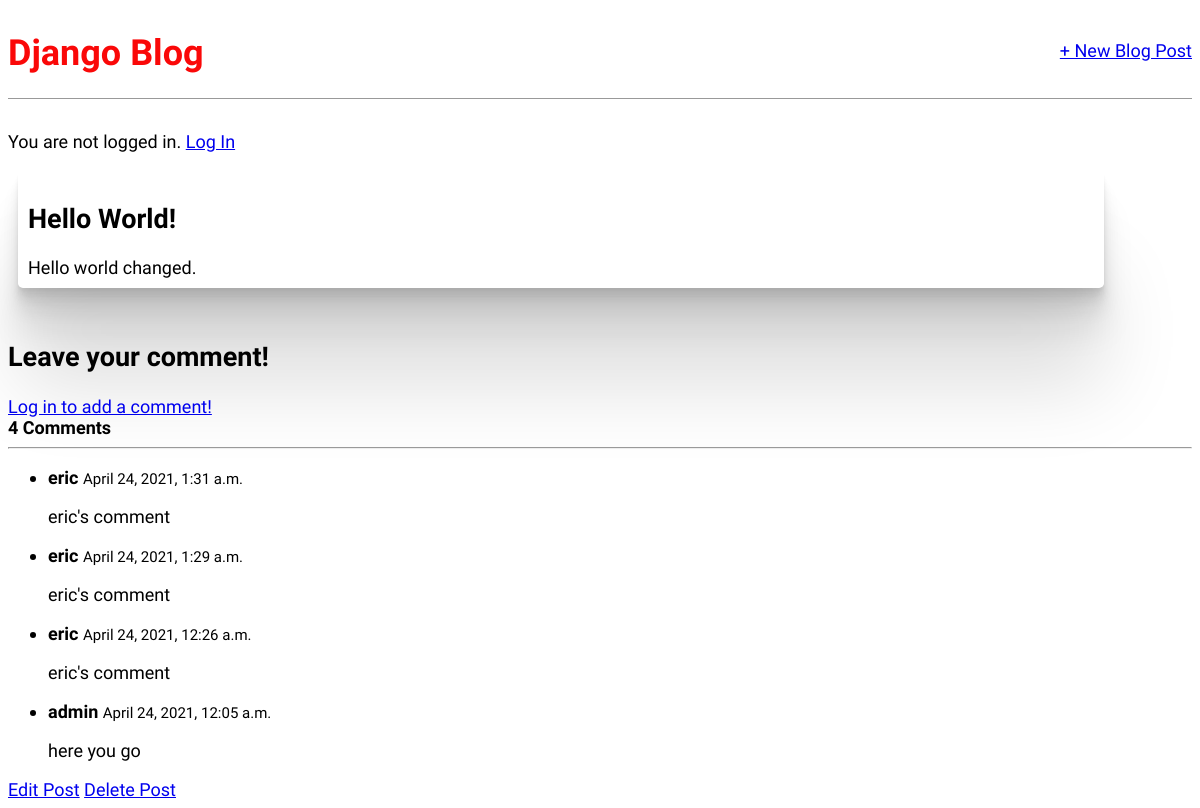
The app's page /post/1/ with its own data.
### blog/models.py (models this page shows, shortened)
class Post(models.Model):
    title = models.CharField(max_length=200)
    author = models.ForeignKey('auth.User', on_delete=models.CASCADE)
    body = models.TextField()
    @property
    def number_of_comments(self):
        return BlogComment.objects.filter(blogpost_connected=self).count()

class BlogComment(models.Model):
    blogpost_connected = models.ForeignKey(
        Post, related_name='comments', on_delete=models.CASCADE)
    author = models.ForeignKey(User, on_delete=models.CASCADE)
    content = models.TextField()
    date_posted = models.DateTimeField(default=timezone.now)

### blog/views.py (the view, shortened to what this page needs)
# urls.py: path('post/<int:pk>/', BlogDetailView.as_view(), name="post_detail" ),
class BlogDetailView( DetailView):
    model = Post
    template_name = 'post_detail.html'
    def get_context_data(self, **kwargs):
        data = super().get_context_data(**kwargs)
        comments_connected = BlogComment.objects.filter(
            blogpost_connected=self.get_object()).order_by('-date_posted')
        data['comments'] = comments_connected
        if self.request.user.is_authenticated:
            data['comment_form'] = NewCommentForm(instance=self.request.user)
        return data

### templates/post_detail.html (shortened to what this page needs)
{% extends 'base.html' %}
{% block content %}
    <div class="post-entry">
        <h2>{{ post.title }}</h2>
        <p>{{ post.body }}</p>
    </div>
    <br>
<h2>Leave your comment!</h2>
<div id="comments_section">
  {% if user.is_authenticated %}
  {% load crispy_forms_tags %}
  {% else %}
  <a class="btn btn-outline-info" href="{% url 'login' %}?next={{request.path}}">Log in to add a comment!</a><br>
  {% endif %}
  {% if comments %}
  <strong class="text-secondary">{{ object.number_of_comments }} Comment{{ object.number_of_comments|pluralize }}</strong>
  <hr>
  <ul>
    {% for comment in comments %}
    <li>
     <div>
	    <span>
	      <strong class="text-info">{{ comment.author }} </strong>
	      <small class="text-muted">{{ comment.date_posted }}</small>
	    </span>
	    <p>
	      {{ comment.content|safe }}
	    </p>
      </div>
    </li>
	{% endfor %}
  </ul>
  {% else %}
    <strong class="text-secondary">No comments yet...</strong>
  {% endif %}
</div>
    <a href="{% url 'post_edit' post.pk %}">Edit Post</a>
    <a href="{% url 'post_delete' post.pk %}">Delete Post</a>
{% endblock %}

### static/css/base.css (style rules this page uses)
body { font-family: 'Source Sans Pro', sans-serif; font-size: 18px; }
.post-entry { margin-bottom: 2rem; padding : 10px; margin : 10px; border-radius : 5px; width : 90%; box-shadow: 0 2.8px 2.2px rgba(0, 0, 0, 0.034), 0 6.7px 5.3px rgba(0, 0, 0, 0.048), 0 12.5px 10px rgba(0, 0, 0, 0.06), 0 22.3px 17.9px rgba(0, 0, 0, 0.072), 0 41.8px 33.4px rgba(0, 0, 0, 0.086), 0 100px 80px rgba(0, 0, 0, 0.12) ; }
.post-entry h2 { margin: 0.rem 0; }
.post-entry p { margin: 0; font-weight: 400; }

### records on screen
Post: title "Hello World!", body "Hello world changed.", number_of_comments "4"
BlogComment: author "eric", date_posted "April 24, 2021, 1:31 a.m.", content "eric's comment"
BlogComment: author "eric", date_posted "April 24, 2021, 1:29 a.m.", content "eric's comment"
BlogComment: author "eric", date_posted "April 24, 2021, 12:26 a.m.", content "eric's comment"
BlogComment: author "admin", date_posted "April 24, 2021, 12:05 a.m.", content "here you go"
